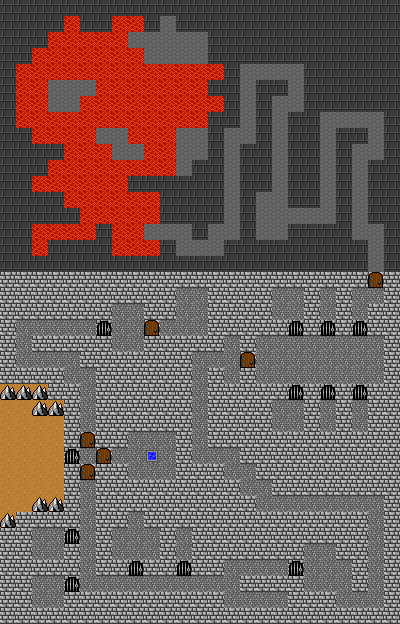

A level layout from a 2D game, rendered from its tile map. Below: a short description, then the map file with tile-grid data replaced by summaries:
An orthogonal 25x39 tile map with 16x16 px tiles, 1 tile layer (Terrain) and 14 objects (4x pow2.CombatFeatureComponent, 2x sign, 2x danger-zone, pow2.PortalFeatureComponent, block, ...).

<map version="1" orientation="orthogonal" width="25" height="39" tilewidth="16" tileheight="16">
  <properties>
    <property name="combat" value="true" />
    <property name="combatZone" value="zone-crypt" />
  </properties>
  <tileset firstgid="1" source="tiles/environment.tsx" />
  <layer name="Terrain" width="25" height="39" opacity="1">
    <data>[975 cells, 975 non-empty, 10 distinct tile ids]</data>
  </layer>
  <objectgroup name="Features" width="25" height="39" opacity="1">
    <object name="wilderness" type="pow2.PortalFeatureComponent" x="64" y="448" width="16" height="16">
      <properties>
        <property name="icon" value="dungeonGate.png" />
        <property name="target" value="wilderness" />
        <property name="targetX" value="73" />
        <property name="targetY" value="57" />
        <property name="text" value="Will you escape the Ashvari Crypts and return to the land of the living?" />
        <property name="transitionType" value="outdoor" />
        <property name="type" value="transition" />
      </properties>
    </object>
    <object type="block" x="48" y="448" width="16" height="16" visible="false">
      <properties>
        <property name="type" value="block" />
      </properties>
    </object>
    <object name="column.png" type="sign" x="48" y="432" width="16" height="16">
      <properties>
        <property name="icon" value="column.png" />
        <property name="type" value="sign" />
      </properties>
    </object>
    <object name="column.png" type="sign" x="48" y="464" width="16" height="16">
      <properties>
        <property name="icon" value="column.png" />
        <property name="type" value="sign" />
      </properties>
    </object>
    <object name="skeletonGuard.png" type="pow2.CombatFeatureComponent" x="128" y="528" width="16" height="16">
      <properties>
        <property name="creatures" />
        <property name="gold" value="12" />
        <property name="icon" value="skeletonGuard.png" />
        <property name="id" value="cryptsSkeletons" />
        <property name="items" />
        <property name="text" value="A squadron of Skeletons attack!" />
        <property name="type" value="encounter" />
      </properties>
    </object>
    <object name="ghoul.png" type="pow2.CombatFeatureComponent" x="304" y="560" width="16" height="16">
      <properties>
        <property name="ambushed" value="true" />
        <property name="creatures" />
        <property name="gold" value="19" />
        <property name="icon" value="ghoul.png" />
        <property name="id" value="cryptsGhoul" />
        <property name="items" />
        <property name="text" value="As you pass through the door, you are ambushed by horrific, frightening creatures!" />
        <property name="type" value="encounter" />
      </properties>
    </object>
    <object name="phantom2.png" type="pow2.CombatFeatureComponent" x="224" y="352" width="16" height="16">
      <properties>
        <property name="creatures" />
        <property name="gold" value="9" />
        <property name="icon" value="phantom2.png" />
        <property name="id" value="cryptsPhantom" />
        <property name="items" />
        <property name="text" value="Two phantasmal forms emerge, seemingly only partially present in this realm." />
        <property name="type" value="encounter" />
      </properties>
    </object>
    <object name="ship.png" type="pow2.ShipFeatureComponent" x="128" y="224" width="16" height="16">
      <properties>
        <property name="icon" value="ship.png" />
        <property name="id" value="cryptsShip" />
        <property name="passable" value="true" />
        <property name="type" value="ship" />
      </properties>
    </object>
    <object name="skeletonWizard.png" type="pow2.CombatFeatureComponent" x="160" y="32" width="16" height="16">
      <properties>
        <property name="ambushed" value="true" />
        <property name="creatures" />
        <property name="gold" value="37" />
        <property name="icon" value="skeletonWizard.png" />
        <property name="id" value="cryptsWizard" />
        <property name="items" />
        <property name="text" value="A Skeleton Wizard shrieks, &quot;With Vezu's power, we can convert the dead into an an unstoppable army against the living!&quot; It and its minions attack!" />
        <property name="type" value="encounter" />
      </properties>
    </object>
    <object name="Tablet" type="pow2.DialogFeatureComponent" x="160" y="16" width="16" height="16">
      <properties>
        <property name="action" value="LOOK" />
        <property name="icon" value="dragonStone.png" />
        <property name="sets" value="cryptsDone" />
        <property name="text" value="You see here a tablet bearing a depiction of the dragon Vezu. You must inform the King that the Crypts are somehow linked to the dragon!" />
        <property name="title" value="Tablet" />
        <property name="type" value="sign" />
      </properties>
    </object>
    <object name="Locked" type="barrier" x="368" y="272" width="16" height="16">
      <properties>
        <property name="icon" value="lockedDoor.png" />
        <property name="text" value="There is an unusual-looking, narrow door here, but is locked!" />
        <property name="title" value="Locked" />
        <property name="type" value="barrier" />
        <property name="until" value="cryptsStart" />
      </properties>
    </object>
    <object name="Unlocked" type="alert" x="368" y="272" width="16" height="16">
      <properties>
        <property name="after" value="cryptsStart" />
        <property name="altIcon" value="ancientKey.png" />
        <property name="icon" value="lockedDoor.png" />
        <property name="sets" value="alertCryptsKey" />
        <property name="text" value="You use the ancient key provided by the King to open the narrow door." />
        <property name="title" value="Unlocked" />
        <property name="type" value="alert" />
        <property name="until" value="alertCryptsKey" />
        <property name="y" value="17" />
      </properties>
    </object>
  </objectgroup>
  <objectgroup name="Zones" width="25" height="39" opacity="1">
    <object name="zone-cave" type="danger-zone" width="400" height="272" />
    <object name="zone-dungeon" type="danger-zone" y="272" width="400" height="352" />
  </objectgroup>
</map>
